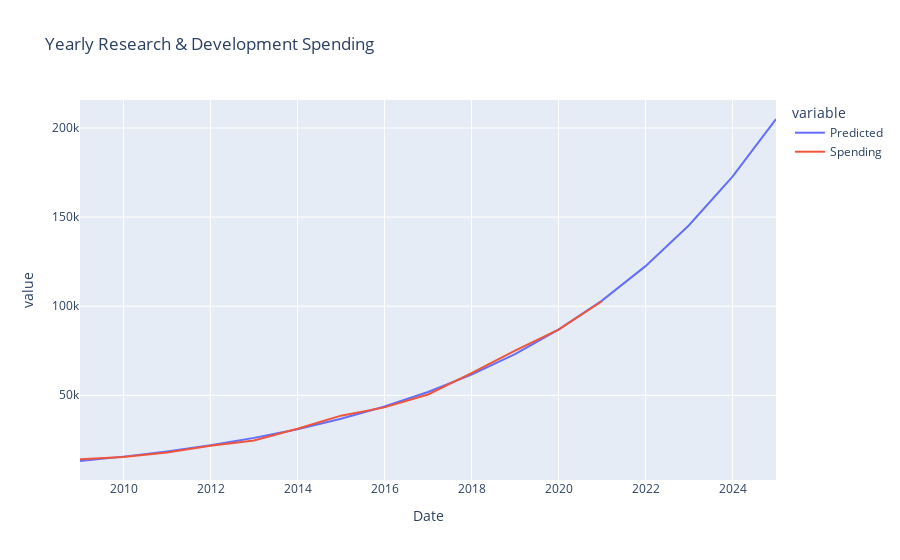

This figure's notebook cell:
### Code cell
fig = px.line(df, x="Date", y=df.columns[1:], title='Yearly Research & Development Spending')
fig.show()

### Figure 1 — Plotly figure (JSON) as saved in the notebook; plotly's stock layout.template omitted (floating-point values rounded to 4 significant figures)
{"data": [{"hovertemplate": "variable=Predicted<br>Date=%{x}<br>value=%{y}<extra></extra>", "legendgroup": "Predicted", "line": {"color": "#636efa", "dash": "solid"}, "marker": {"symbol": "circle"}, "mode": "lines", "name": "Predicted", "orientation": "v", "showlegend": true, "type": "scatter", "x": [2009, 2010, 2011, 2012, 2013, 2014, 2015, 2016, 2017, 2018, 2019, 2020, 2021, 2022, 2023, 2024, 2025], "xaxis": "x", "y": [13130.0, 15590.0, 18510.0, 21980.0, 26100.0, 30990.0, 36800.0, 43690.0, 51880.0, 61610.0, 73150.0, 86860.0, 103100.0, 122500.0, 145400.0, 172700.0, 205000.0], "yaxis": "y"}, {"hovertemplate": "variable=Spending<br>Date=%{x}<br>value=%{y}<extra></extra>", "legendgroup": "Spending", "line": {"color": "#EF553B", "dash": "solid"}, "marker": {"symbol": "circle"}, "mode": "lines", "name": "Spending", "orientation": "v", "showlegend": true, "type": "scatter", "x": [2009, 2010, 2011, 2012, 2013, 2014, 2015, 2016, 2017, 2018, 2019, 2020, 2021, 2022, 2023, 2024, 2025], "xaxis": "x", "y": [14130.0, 15310.0, 17870.0, 21680.0, 24580.0, 31260.0, 38570.0, 43230.0, 50460, 62450.0, 75090.0, 86870.0, 102800.0, null, null, null, null], "yaxis": "y"}], "layout": {"autosize": true, "legend": {"title": {"text": "variable"}, "tracegroupgap": 0}, "title": {"text": "Yearly Research & Development Spending"}, "xaxis": {"anchor": "y", "autorange": true, "domain": [0, 1], "range": [2009, 2025], "title": {"text": "Date"}, "type": "linear"}, "yaxis": {"anchor": "x", "autorange": true, "domain": [0, 1], "range": [2466.0, 215700.0], "title": {"text": "value"}, "type": "linear"}}}
